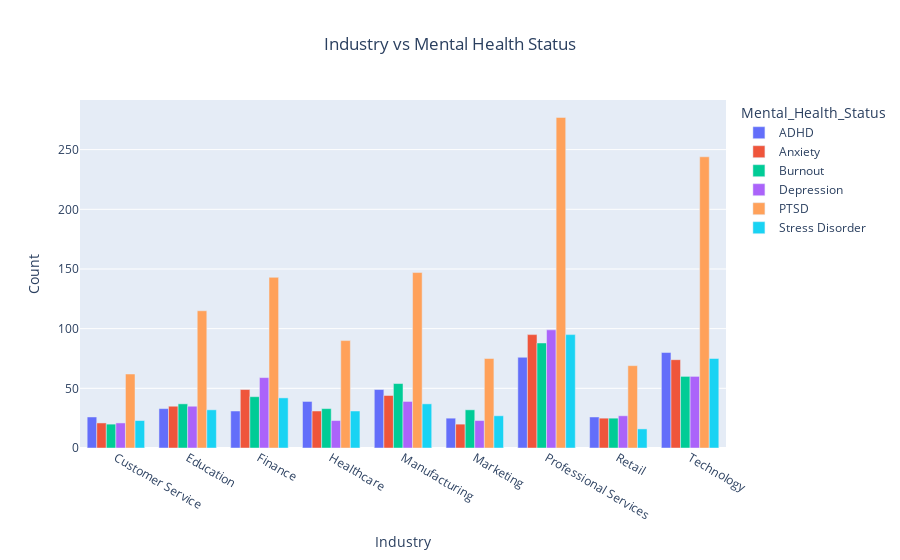

Notebook cell for this chart:
### Code cell
fig = px.bar(industry_mental_health,x='Industry',y='Count',color='Mental_Health_Status',barmode='group',
                title='Industry vs Mental Health Status')
fig.update_layout(title_x=0.5)
fig.show()

### Figure 1 — Plotly figure (JSON) as saved in the notebook; plotly's stock layout.template omitted (floating-point values rounded to 4 significant figures)
{"data": [{"alignmentgroup": "True", "hovertemplate": "Mental_Health_Status=ADHD<br>Industry=%{x}<br>Count=%{y}<extra></extra>", "legendgroup": "ADHD", "marker": {"color": "#636efa", "pattern": {"shape": ""}}, "name": "ADHD", "offsetgroup": "ADHD", "orientation": "v", "showlegend": true, "textposition": "auto", "type": "bar", "x": ["Customer Service", "Education", "Finance", "Healthcare", "Manufacturing", "Marketing", "Professional Services", "Retail", "Technology"], "xaxis": "x", "y": [26, 33, 31, 39, 49, 25, 76, 26, 80], "yaxis": "y"}, {"alignmentgroup": "True", "hovertemplate": "Mental_Health_Status=Anxiety<br>Industry=%{x}<br>Count=%{y}<extra></extra>", "legendgroup": "Anxiety", "marker": {"color": "#EF553B", "pattern": {"shape": ""}}, "name": "Anxiety", "offsetgroup": "Anxiety", "orientation": "v", "showlegend": true, "textposition": "auto", "type": "bar", "x": ["Customer Service", "Education", "Finance", "Healthcare", "Manufacturing", "Marketing", "Professional Services", "Retail", "Technology"], "xaxis": "x", "y": [21, 35, 49, 31, 44, 20, 95, 25, 74], "yaxis": "y"}, {"alignmentgroup": "True", "hovertemplate": "Mental_Health_Status=Burnout<br>Industry=%{x}<br>Count=%{y}<extra></extra>", "legendgroup": "Burnout", "marker": {"color": "#00cc96", "pattern": {"shape": ""}}, "name": "Burnout", "offsetgroup": "Burnout", "orientation": "v", "showlegend": true, "textposition": "auto", "type": "bar", "x": ["Customer Service", "Education", "Finance", "Healthcare", "Manufacturing", "Marketing", "Professional Services", "Retail", "Technology"], "xaxis": "x", "y": [20, 37, 43, 33, 54, 32, 88, 25, 60], "yaxis": "y"}, {"alignmentgroup": "True", "hovertemplate": "Mental_Health_Status=Depression<br>Industry=%{x}<br>Count=%{y}<extra></extra>", "legendgroup": "Depression", "marker": {"color": "#ab63fa", "pattern": {"shape": ""}}, "name": "Depression", "offsetgroup": "Depression", "orientation": "v", "showlegend": true, "textposition": "auto", "type": "bar", "x": ["Customer Service", "Education", "Finance", "Healthcare", "Manufacturing", "Marketing", "Professional Services", "Retail", "Technology"], "xaxis": "x", "y": [21, 35, 59, 23, 39, 23, 99, 27, 60], "yaxis": "y"}, {"alignmentgroup": "True", "hovertemplate": "Mental_Health_Status=PTSD<br>Industry=%{x}<br>Count=%{y}<extra></extra>", "legendgroup": "PTSD", "marker": {"color": "#FFA15A", "pattern": {"shape": ""}}, "name": "PTSD", "offsetgroup": "PTSD", "orientation": "v", "showlegend": true, "textposition": "auto", "type": "bar", "x": ["Customer Service", "Education", "Finance", "Healthcare", "Manufacturing", "Marketing", "Professional Services", "Retail", "Technology"], "xaxis": "x", "y": [62, 115, 143, 90, 147, 75, 277, 69, 244], "yaxis": "y"}, {"alignmentgroup": "True", "hovertemplate": "Mental_Health_Status=Stress Disorder<br>Industry=%{x}<br>Count=%{y}<extra></extra>", "legendgroup": "Stress Disorder", "marker": {"color": "#19d3f3", "pattern": {"shape": ""}}, "name": "Stress Disorder", "offsetgroup": "Stress Disorder", "orientation": "v", "showlegend": true, "textposition": "auto", "type": "bar", "x": ["Customer Service", "Education", "Finance", "Healthcare", "Manufacturing", "Marketing", "Professional Services", "Retail", "Technology"], "xaxis": "x", "y": [23, 32, 42, 31, 37, 27, 95, 16, 75], "yaxis": "y"}], "layout": {"autosize": true, "barmode": "group", "legend": {"title": {"text": "Mental_Health_Status"}, "tracegroupgap": 0}, "title": {"text": "Industry vs Mental Health Status", "x": 0.5}, "xaxis": {"anchor": "y", "autorange": true, "domain": [0, 1], "range": [-0.5, 8.5], "title": {"text": "Industry"}, "type": "category"}, "yaxis": {"anchor": "x", "autorange": true, "domain": [0, 1], "range": [0, 291.6], "title": {"text": "Count"}, "type": "linear"}}}
